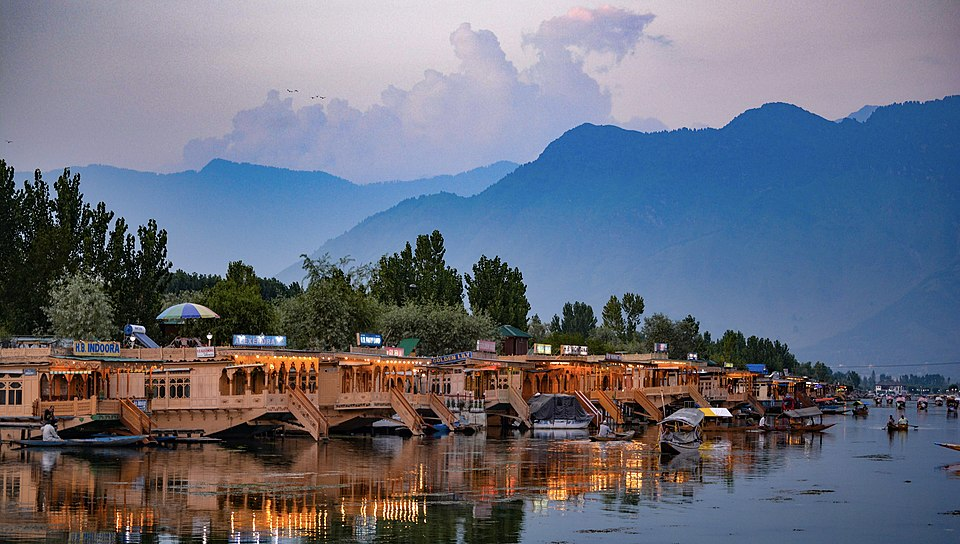
#> input picture 3_Essential_Functions/photos/Kashmir.jpg, 960 x 544 px, found by its file name
$ python 4_dilation.py
#> lines starting #> are read from the running program, lines starting #| are printed output that depends on the picture; after the words box and inside, x2 and y2 are one past the last pixel; in counts of white or black regions, pixels touching at a corner belong together
import cv2 as cv

img = cv.imread('photos/kashmir.jpg')
#> img is the input picture: shape (544, 960, 3); mean B, G, R 123.6, 109.1, 105.3
cv.imshow('Kashmir', img)

# Canny edges
canny = cv.Canny(img, 125, 175)
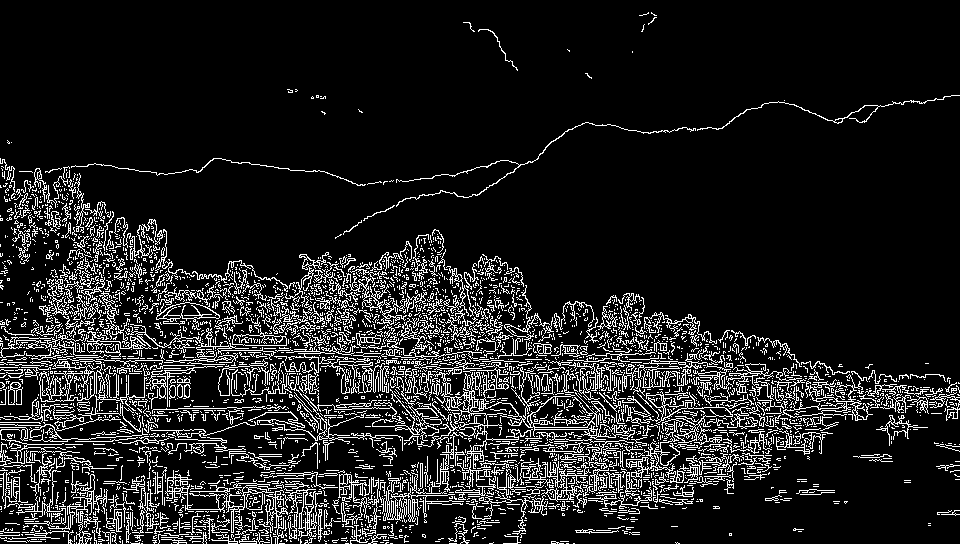
#> canny: shape (544, 960); 12.1% white in thin lines or dots
cv.imshow('Canny', canny)

# Dilate an image (Increase the thickness of canny edges)
# more iterations more thick
dilated = cv.dilate(canny, (3, 3), iterations = 7)
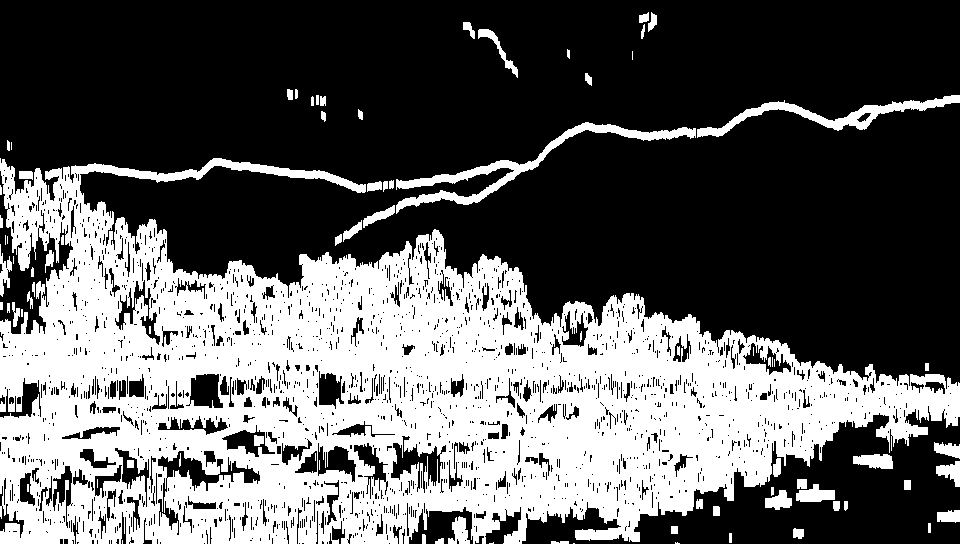
#> dilated: shape (544, 960); 37.3% white; 83 white regions (20 under 20 px), largest, box (x1, y1, x2, y2) and area: (0, 158, 960, 544) 182584, (396, 122, 696, 214) 3506, (697, 95, 960, 138) 2422
cv.imshow('Dilated', dilated)

cv.waitKey()

$ run again, with 3_Essential_Functions/photos/cat.jpg copied over 3_Essential_Functions/photos/Kashmir.jpg
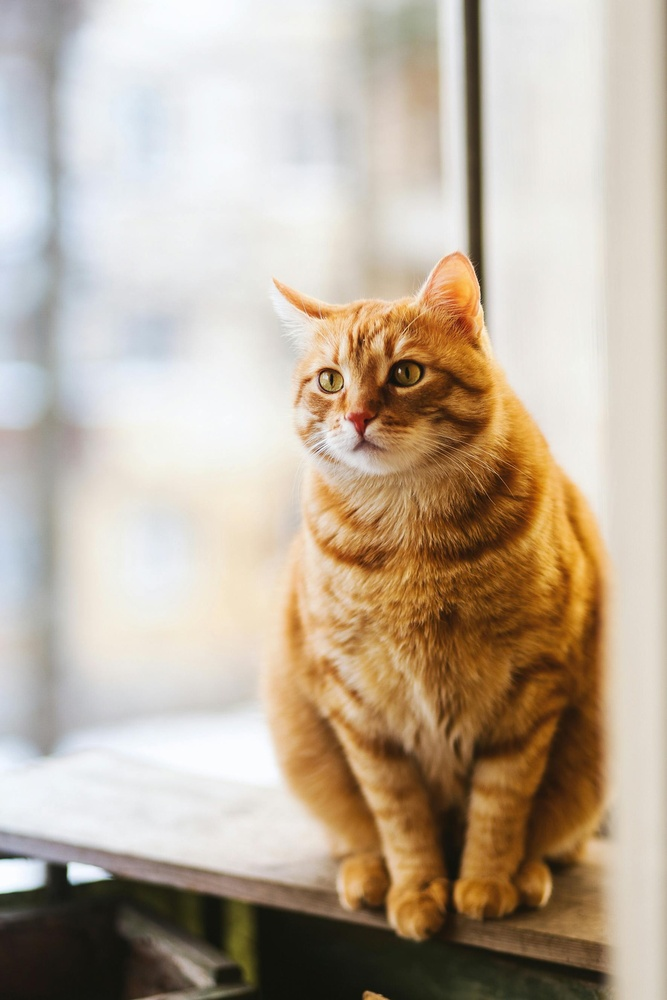
#> input picture 3_Essential_Functions/photos/cat.jpg, 667 x 1000 px, shrunk from 1771 x 2657 before the run, found by its file name
#> img is the input picture: shape (1000, 667, 3); mean B, G, R 156.2, 173.8, 188.6
#> `canny = cv.Canny(img, 125, 175)`:
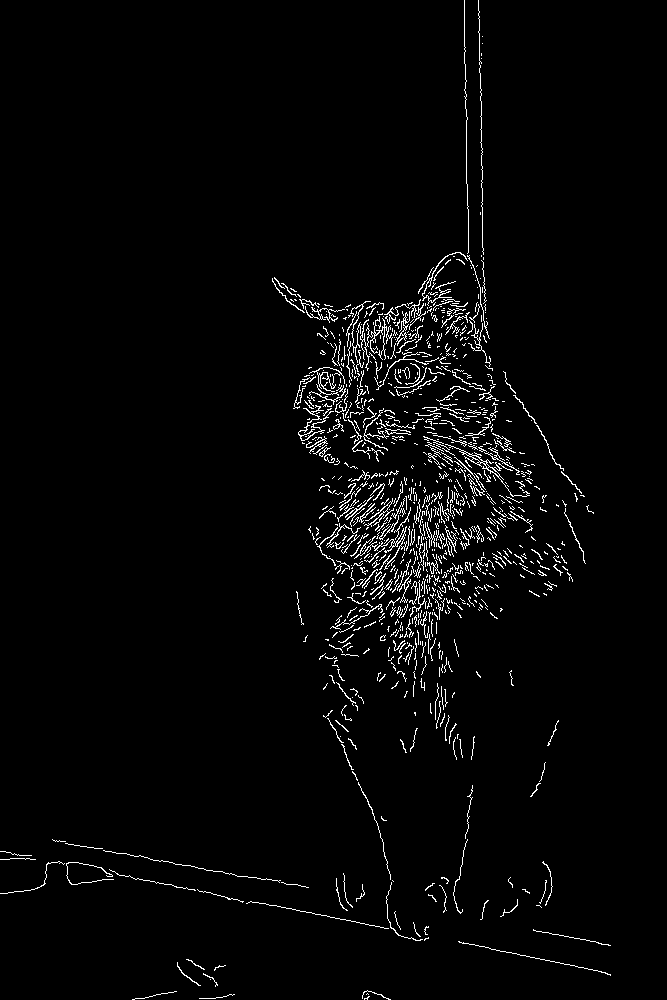
#> canny: shape (1000, 667); 2.6% white in thin lines or dots
#> `dilated = cv.dilate(canny, (3, 3), iterations = 7)`:
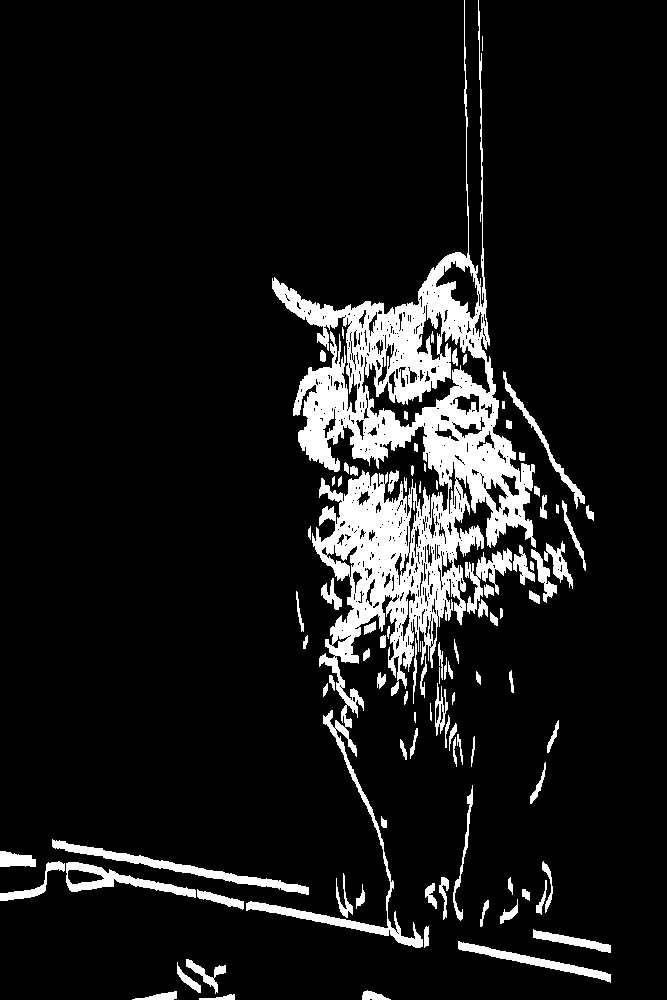
#> dilated: shape (1000, 667); 9.8% white; 98 white regions (6 under 20 px), largest, box (x1, y1, x2, y2) and area: (246, 0, 536, 948) 47937, (52, 839, 309, 895) 2060, (66, 862, 196, 898) 1445

$ run again, with 3_Essential_Functions/photos/cat_large.jpg copied over 3_Essential_Functions/photos/Kashmir.jpg
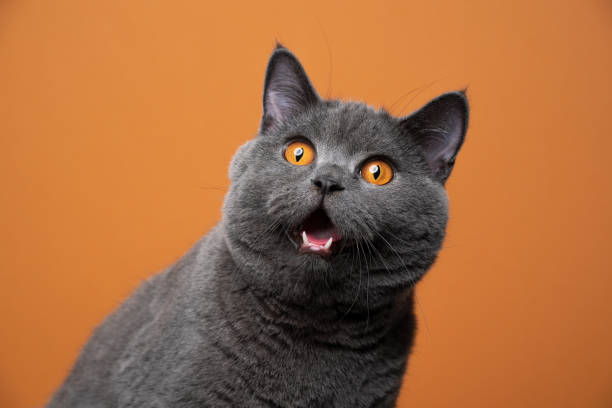
#> input picture 3_Essential_Functions/photos/cat_large.jpg, 612 x 408 px, found by its file name
#> img is the input picture: shape (408, 612, 3); mean B, G, R 64.4, 107.4, 166.1
#> `canny = cv.Canny(img, 125, 175)`:
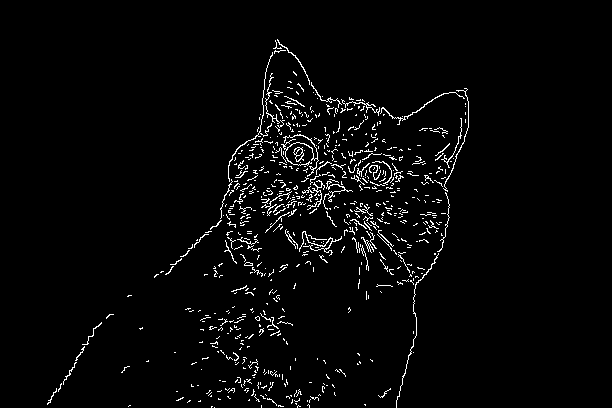
#> canny: shape (408, 612); 2.8% white in thin lines or dots, all inside (x1, y1, x2, y2) = (47, 39, 469, 408)
#> `dilated = cv.dilate(canny, (3, 3), iterations = 7)`:
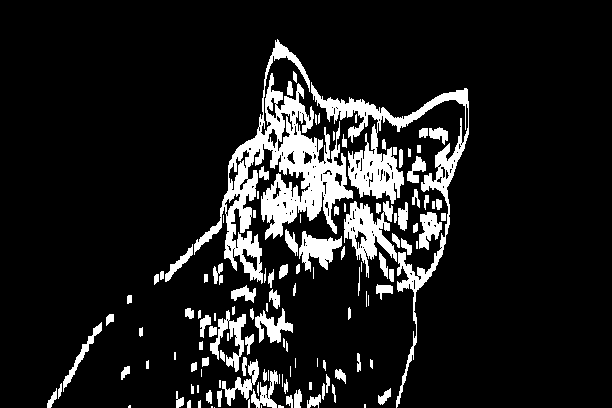
#> dilated: shape (408, 612); 11.8% white; 130 white regions (35 under 20 px), largest, box (x1, y1, x2, y2) and area: (194, 39, 353, 284) 10662, (311, 82, 469, 408) 6552, (344, 201, 397, 278) 1789
